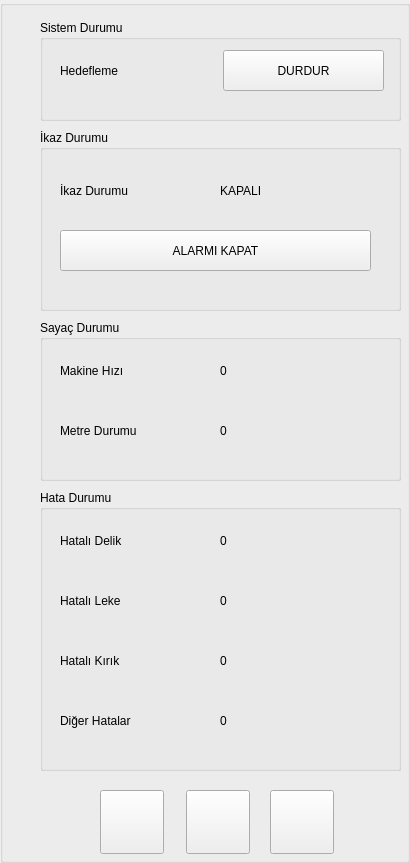
     <widget class="QGroupBox" name="groupBox_7">
      <property name="title">
       <string/>
      </property>
      <widget class="QGroupBox" name="groupBox_8">
       <property name="geometry">
        <rect>
         <x>40</x>
         <y>130</y>
         <width>361</width>
         <height>181</height>
        </rect>
       </property>
       <property name="title">
        <string>İkaz Durumu</string>
       </property>
       <widget class="QLabel" name="Ikaz_Durum">
        <property name="geometry">
         <rect>
          <x>180</x>
          <y>40</y>
          <width>151</width>
          <height>41</height>
         </rect>
        </property>
        <property name="text">
         <string>KAPALI</string>
        </property>
       </widget>
       <widget class="QLabel" name="Ikaz_label">
        <property name="geometry">
         <rect>
          <x>20</x>
          <y>40</y>
          <width>141</width>
          <height>41</height>
         </rect>
        </property>
        <property name="text">
         <string>İkaz Durumu</string>
        </property>
       </widget>
       <widget class="QPushButton" name="ikaz_button">
        <property name="geometry">
         <rect>
          <x>20</x>
          <y>100</y>
          <width>311</width>
          <height>41</height>
         </rect>
        </property>
        <property name="text">
         <string>ALARMI KAPAT</string>
        </property>
       </widget>
      </widget>
      <widget class="QGroupBox" name="groupBox_9">
       <property name="geometry">
        <rect>
         <x>40</x>
         <y>320</y>
         <width>361</width>
         <height>161</height>
        </rect>
       </property>
       <property name="title">
        <string>Sayaç Durumu</string>
       </property>
       <widget class="QLabel" name="text_Metre_Durumu">
        <property name="geometry">
         <rect>
          <x>180</x>
          <y>90</y>
          <width>151</width>
          <height>41</height>
         </rect>
        </property>
        <property name="text">
         <string>0</string>
        </property>
       </widget>
       <widget class="QLabel" name="label_Metre_Durumu">
        <property name="geometry">
         <rect>
          <x>20</x>
          <y>90</y>
          <width>151</width>
          <height>41</height>
         </rect>
        </property>
        <property name="text">
         <string>Metre Durumu</string>
        </property>
       </widget>
       <widget class="QLabel" name="label_Dok_Hizi">
        <property name="geometry">
         <rect>
          <x>20</x>
          <y>30</y>
          <width>151</width>
          <height>41</height>
         </rect>
        </property>
        <property name="text">
         <string>Makine Hızı</string>
        </property>
       </widget>
       <widget class="QLabel" name="text_Dok_Hizi">
        <property name="geometry">
         <rect>
          <x>180</x>
          <y>30</y>
          <width>151</width>
          <height>41</height>
         </rect>
        </property>
        <property name="text">
         <string>0</string>
        </property>
       </widget>
      </widget>
      <widget class="QGroupBox" name="groupBox_10">
       <property name="geometry">
        <rect>
         <x>40</x>
         <y>490</y>
         <width>361</width>
         <height>281</height>
        </rect>
       </property>
       <property name="title">
        <string>Hata Durumu</string>
       </property>
       <widget class="QLabel" name="label_Detect_Delik">
        <property name="geometry">
         <rect>
          <x>20</x>
          <y>30</y>
          <width>151</width>
          <height>41</height>
         </rect>
        </property>
        <property name="text">
         <string>Hatalı Delik</string>
        </property>
       </widget>
       <widget class="QLabel" name="text_Detect_Delik">
        <property name="geometry">
         <rect>
          <x>180</x>
          <y>30</y>
          <width>151</width>
          <height>41</height>
         </rect>
        </property>
        <property name="text">
         <string>0</string>
        </property>
       </widget>
       <widget class="QLabel" name="label_Detect_Leke">
        <property name="geometry">
         <rect>
          <x>20</x>
          <y>90</y>
          <width>151</width>
          <height>41</height>
         </rect>
        </property>
        <property name="text">
         <string>Hatalı Leke</string>
        </property>
       </widget>
       <widget class="QLabel" name="text_Detect_Leke">
        <property name="geometry">
         <rect>
          <x>180</x>
          <y>90</y>
          <width>151</width>
          <height>41</height>
         </rect>
        </property>
        <property name="text">
         <string>0</string>
        </property>
       </widget>
       <widget class="QLabel" name="label_Detect_kirik">
        <property name="geometry">
         <rect>
          <x>20</x>
          <y>150</y>
          <width>151</width>
          <height>41</height>
         </rect>
        </property>
        <property name="text">
         <string>Hatalı Kırık</string>
        </property>
       </widget>
       <widget class="QLabel" name="text_Detect_Kirik">
        <property name="geometry">
         <rect>
          <x>180</x>
          <y>150</y>
          <width>151</width>
          <height>41</height>
         </rect>
        </property>
        <property name="text">
         <string>0</string>
        </property>
       </widget>
       <widget class="QLabel" name="label_Detect_Diger">
        <property name="geometry">
         <rect>
          <x>20</x>
          <y>210</y>
          <width>151</width>
          <height>41</height>
         </rect>
        </property>
        <property name="text">
         <string>Diğer Hatalar</string>
        </property>
       </widget>
       <widget class="QLabel" name="text_Detect_Diger">
        <property name="geometry">
         <rect>
          <x>180</x>
          <y>210</y>
          <width>151</width>
          <height>41</height>
         </rect>
        </property>
        <property name="text">
         <string>0</string>
        </property>
       </widget>
      </widget>
      <widget class="QGroupBox" name="groupBox_11">
       <property name="geometry">
        <rect>
         <x>40</x>
         <y>20</y>
         <width>361</width>
         <height>101</height>
        </rect>
       </property>
       <property name="title">
        <string>Sistem Durumu</string>
       </property>
       <widget class="QPushButton" name="system_close">
        <property name="geometry">
         <rect>
          <x>183</x>
          <y>30</y>
          <width>161</width>
          <height>41</height>
         </rect>
        </property>
        <property name="text">
         <string>DURDUR</string>
        </property>
       </widget>
       <widget class="QLabel" name="label">
        <property name="geometry">
         <rect>
          <x>20</x>
          <y>30</y>
          <width>141</width>
          <height>41</height>
         </rect>
        </property>
        <property name="text">
         <string>Hedefleme</string>
        </property>
       </widget>
      </widget>
      <widget class="QPushButton" name="left_pushButton">
       <property name="geometry">
        <rect>
         <x>100</x>
         <y>790</y>
         <width>64</width>
         <height>64</height>
        </rect>
       </property>
       <property name="styleSheet">
        <string notr="true">background-image: url(:/arrows/Icon/MainWindow/left.png);</string>
       </property>
       <property name="text">
        <string/>
       </property>
      </widget>
      <widget class="QPushButton" name="home_pushButton">
       <property name="geometry">
        <rect>
         <x>186</x>
         <y>790</y>
         <width>64</width>
         <height>64</height>
        </rect>
       </property>
       <property name="styleSheet">
        <string notr="true">background-image: url(:/arrows/Icon/MainWindow/home.png);</string>
       </property>
       <property name="text">
        <string/>
       </property>
      </widget>
      <widget class="QPushButton" name="righr_pushButton">
       <property name="geometry">
        <rect>
         <x>270</x>
         <y>790</y>
         <width>64</width>
         <height>64</height>
        </rect>
       </property>
       <property name="styleSheet">
        <string notr="true">background-image: url(:/arrows/Icon/MainWindow/right.png);</string>
       </property>
       <property name="text">
        <string/>
       </property>
      </widget>
     </widget>
